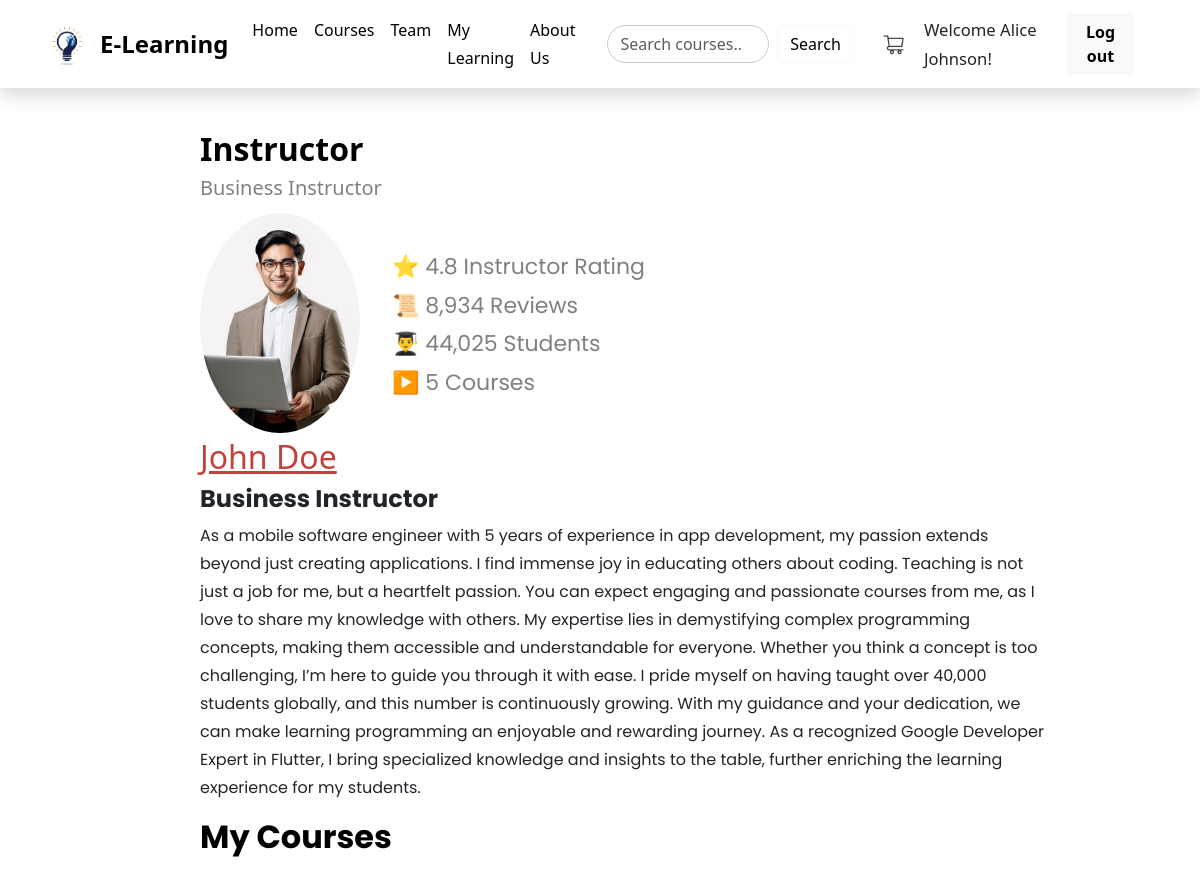
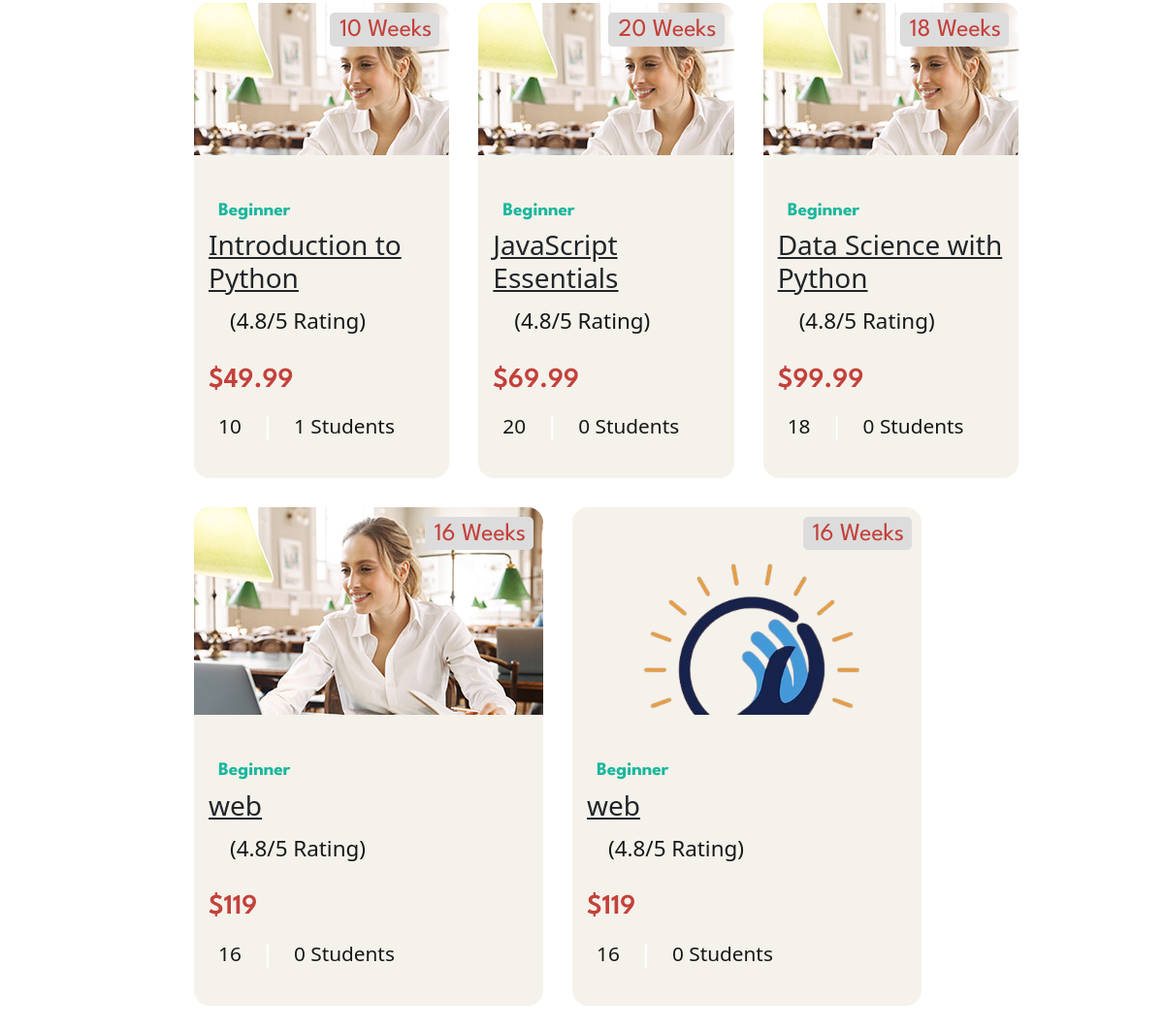
The app's page /bootstrap/instructor/instructor.php?i_id=1 (signed in) with its own data (2 pictures, top to bottom).
### tables this page shows
CREATE TABLE IF NOT EXISTS `instructor` (
  `i_name` varchar(50) NOT NULL COMMENT 'Instructor''s name',
  `i_id` int NOT NULL AUTO_INCREMENT COMMENT 'Instructor''s ID, Primary key, auto-incremented',
  `i_phone` varchar(13) NOT NULL COMMENT 'Instructor''s phone number',
  `i_email` varchar(40) NOT NULL COMMENT 'Instructor''s email address',
  `i_image` varchar(30) NOT NULL COMMENT 'Instructor''s Image Path',
  `i_bio` varchar(40) NOT NULL COMMENT 'Instructor''s Bio',
  `i_job_desc` varchar(1000) NOT NULL,
  PRIMARY KEY (`i_id`)
);

CREATE TABLE IF NOT EXISTS `course` (
  `c_name` varchar(100) NOT NULL COMMENT 'Course Name',
  `c_id` int NOT NULL AUTO_INCREMENT COMMENT 'Course ID, Primary key that auto-increments',
  `c_desc` text NOT NULL COMMENT 'Description for course',
  `c_price` varchar(10) NOT NULL COMMENT 'Price of a course',
  `c_no_of_lessons` int NOT NULL COMMENT 'Number of lessons in a course',
  `c_image` varchar(100) NOT NULL COMMENT 'Path to course image',
  `i_id` int NOT NULL DEFAULT '1' COMMENT 'Instructor ID, foreign key from instructor table',
  `c_level` varchar(15) NOT NULL DEFAULT 'Beginner',
  PRIMARY KEY (`c_id`),
  KEY `fk_i_id` (`i_id`)
);

### bootstrap/instructor/instructor.php (the view, shortened to what this page needs)
<?php
$is_logged_in = isset($_SESSION['is_logged_in']);
$username = isset($_SESSION['username']) ? $_SESSION['username'] : '';
?>
<!DOCTYPE html>
<html lang="en">
<head>
    <link rel="stylesheet" href="../bootstrap/css/bootstrap.min.css">
    <link rel="stylesheet" href="instructor_style.css">
    <link rel="stylesheet" href="../home/styles.css">
</head>
<body>
    <header>
        <nav class="navbar navbar-expand-lg bg-primary shadow">
            <div class="container">
                <a class="navbar-brand d-flex align-items-center logo" href="#">
                    <img src="../home/images/logo1.png" alt="Logo" width="50" height="50" class="me-2">
                    <span>E-Learning</span>
                </a>
                <div class="collapse navbar-collapse" id="navbarNav">
                    <ul class="navbar-nav ms-auto me-4">
                        <li class="nav-item"><a class="nav-link text-light" href="../home/home.php">Home</a></li>
                        <li class="nav-item"><a class="nav-link text-light" href="../home/home.php#courses">Courses</a>
                        </li>
                        <li class="nav-item"><a class="nav-link text-light" href="../home/home.php#team">Team</a></li>
                        <li class="nav-item"><a class="nav-link text-light" href="../my_learning/my_learning.php">My
                                Learning</a></li>
                        <li class="nav-item"><a class="nav-link text-light" href="../home/home.php#About-us">About
                                Us</a></li>
                    </ul>
                    <form class="d-flex me-4" method="POST" action="../search/search.php">
                        <input class="form-control me-2 search" type="search" name="searchQuery"
                            placeholder="Search courses..." aria-label="Search" required>
                        <button class="btn btn-outline-light" type="submit">Search</button>
                    </form>
                    <a href="../cart/cart.php" class="me-3 cart">
                        <img src="../home/images/cart_icon.png" alt="Cart" width="30" height="30">
                    </a>
                    <?php if ($is_logged_in): ?>
                        <span style="font-size: 65%; margin-right: 2%;">Welcome <?php echo $username; ?>! </span>
                        <a href="../registration/logout.php" class="btn btn-light me-4">Log out</a>
                    <?php else: ?>
                        <a href="../registration/login.php" class="btn btn-light me-4">Login</a>
                        <a href="../registration/signup.php" class="btn btn-warning">Sign Up</a>
                    <?php endif; ?>
                </div>
            </div>
        </nav>
    </header>
    <section class="ins-data">
        <?php
        if (isset($_GET['i_id'])) {
            $conn = mysqli_connect("localhost", "root", "", "e_learning");
            $sql = "SELECT i_name, i_image, i_bio, i_job_desc FROM instructor WHERE i_id = " . $_GET['i_id'];
            $result = mysqli_query($conn, $sql);
            if ($row = mysqli_fetch_assoc($result)) {
                echo '<div>
                        <h2 style="font-weight: bold; color: black;">Instructor</h2>
                        <h5 style="color: gray;">' . $row['i_bio'] . ' Instructor</h5>
                        <div class="img-container">
                            <img src="../home/' . $row['i_image'] . '" alt=' . $row['i_image'] . '>
                            <ul style="padding-top: 35px;">
                                <li>⭐ 4.8 Instructor Rating</li>
                                <li>📜 8,934 Reviews</li>
                                <li>👨‍🎓 44,025 Students</li>
                                <li>▶️ ';
                $sql = "SELECT * FROM course WHERE i_id=" . $_GET['i_id'];
                $result = mysqli_query($conn, $sql);
                echo mysqli_num_rows($result) . ' Courses</li>
                            </ul>
                        </div>
                        <h2 style=" text-decoration: underline; user-select: none;">' . $row['i_name'] . '</h2>
                    </div>
                    <div class="ins-disc">
                        <h4 style="font-weight: bold;">' . $row['i_bio'] . '
                            Instructor</h4>
                        <p>
                            ' . $row['i_job_desc'] . '
                        </p>
                    </div>';
            }
        }
        ?>
    </section>
    <section class="ins-courses">
        <h2>My Courses</h2>
        <div class="courses-list">
            <?php
            while ($row = mysqli_fetch_assoc($result)) {
                echo '
                    <div class="ins-course-card">
                        <figure class="card-banner img-holder" style="--width: 370; --height: 220;">
                            <img src="../home/' . $row['c_image'] . '" width="370" height="220" loading="lazy"
                                alt="' . $row['c_desc'] . '">
                        </figure>
                        <div class="abs-badge">
                            <ion-icon name="time-outline" aria-hidden="true"></ion-icon>
                            <span class="span">' . $row['c_no_of_lessons'] . ' Weeks</span>
                        </div>
                        <div class="card-content">
                            <span class="badge">Beginner</span>';
                if ($is_logged_in) {
                    $s_id = $_SESSION['s_id'];
                    $c_id = $row["c_id"];
                    $sql = "SELECT * FROM `old_cart` WHERE s_id = $s_id and c_id = $c_id;";
                    $result2 = mysqli_query($conn, $sql);
                    if (mysqli_num_rows($result2) == 0)
                        echo '<h3><a href="#courseModal" onclick="openModal(' . '\'' . $row['c_name'] . '\', ' . '\'' . $row['c_desc'] . '\', ' . '\'' . $row['c_no_of_lessons'] . '\', ' . '\'' . $row['c_price'] . '\', ' . '\'' . $row['c_id'] . '\')" class="card-title">' . $row["c_name"] . '</a></h3>';
                    else
                        echo '<h3><a href="../course_content/course_page.php?c_id=' . $row['c_id'] . '" class="card-title">' . $row["c_name"] . '</a></h3>';
                } else
                    echo '<h3><a href="#courseModal" onclick="openModal(' . '\'' . $row['c_name'] . '\', ' . '\'' . $row['c_desc'] . '\', ' . '\'' . $row['c_no_of_lessons'] . '\', ' . '\'' . $row['c_price'] . '\', ' . '\'' . $row['c_id'] . '\')" class="card-title">' . $row["c_name"] . '</a></h3>';
                echo
                    '<div class="wrapper">
                                <div class="rating-wrapper">
                                    <ion-icon name="star"></ion-icon>
                                    <ion-icon name="star"></ion-icon>
                                    <ion-icon name="star"></ion-icon>
                                    <ion-icon name="star"></ion-icon>
                                    <ion-icon name="star"></ion-icon>
                                </div>
                                <p class="rating-text">(4.8/5 Rating)</p>
                            </div>
                            <data class="price" value="' . $row['c_price'] . '"> $' . $row['c_price'] . '</data>
                            <ul class="card-meta-list">
                                <li class="card-meta-item">
                                    <ion-icon name="library-outline" aria-hidden="true"></ion-icon>
                                    <span class="span">' . $row['c_no_of_lessons'] . '</span>
                                </li>
                                <li class="card-meta-item">
                                    <ion-icon name="people-outline" aria-hidden="true"></ion-icon>
                                    <span class="span">';
                $sql = "SELECT count(s_id) FROM old_cart WHERE c_id = " . $row['c_id'];
                $no_of_st = mysqli_query($conn, $sql);
                $no_of_st = mysqli_fetch_assoc($no_of_st);
                echo $no_of_st['count(s_id)'] . ' Students</span>
                                </li>
                            </ul>
                        </div>
                    </div>
                ';
            }
            ?>
        </div>
    </section>
</body>
</html>

### records on screen
instructor: i_bio "Business", i_image (picture), i_name "John Doe", i_job_desc "As a mobile software engineer with 5 years of experience in app development, my passion extends beyond just creating applications. I find immense joy in educating others about coding. Teaching is not just a job for me, but a heartfelt passion. You can expect engaging and passionate courses from me, as I love to share my knowledge with others. My expertise lies in demystifying complex programming concepts, making them accessible and understandable for everyone. Whether you think a concept is too challenging, I’m here to guide you through it with ease. I pride myself on having taught over 40,000 students globally, and this number is continuously growing. With my guidance and your dedication,…"
course: c_image (picture), c_no_of_lessons "10", c_name "Introduction to Python", c_price "49.99", count "1"
course: c_image (picture), c_no_of_lessons "20", c_name "JavaScript Essentials", c_price "69.99", count "0"
course: c_image (picture), c_no_of_lessons "18", c_name "Data Science with Python", c_price "99.99", count "0"
course: c_image (picture), c_no_of_lessons "16", c_name "web", c_price "119", count "0"
course: c_image (picture), c_no_of_lessons "16", c_name "web", c_price "119", count "0"

### other values on screen
$username "Alice Johnson"
mysqli_num_rows($result) "5"
